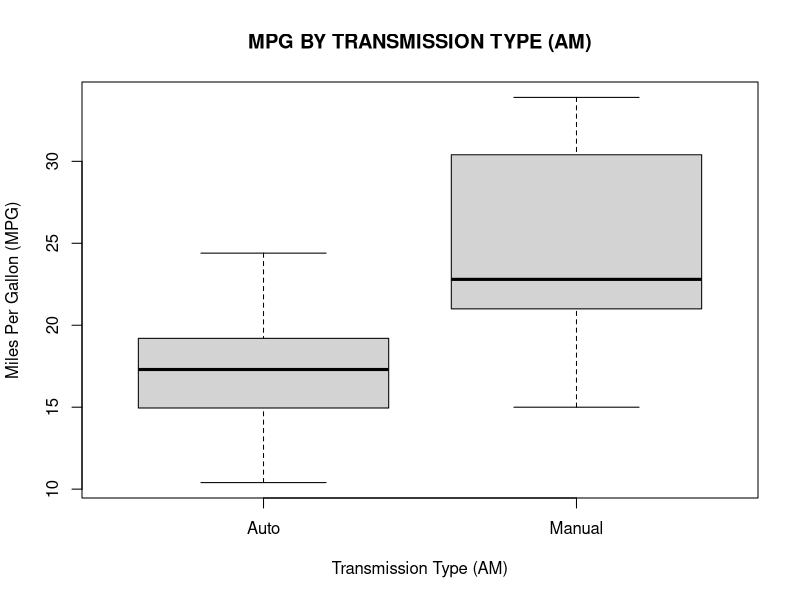
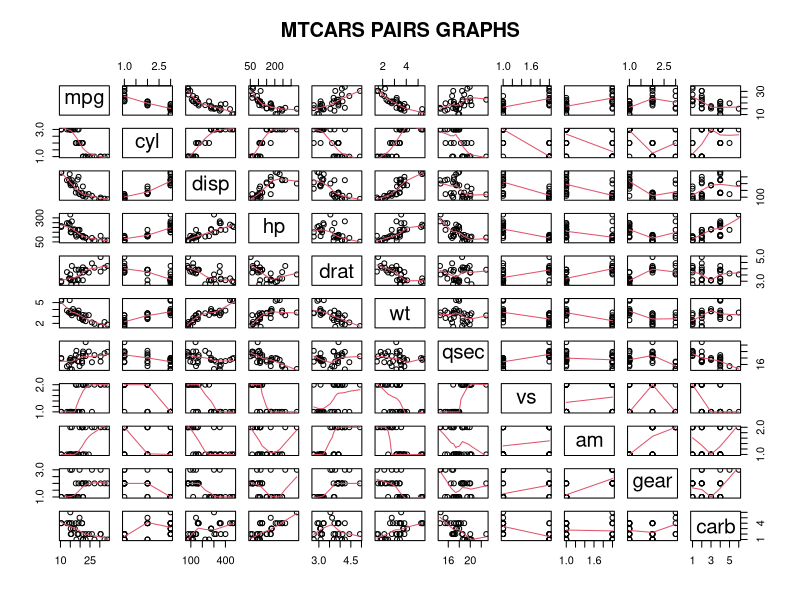
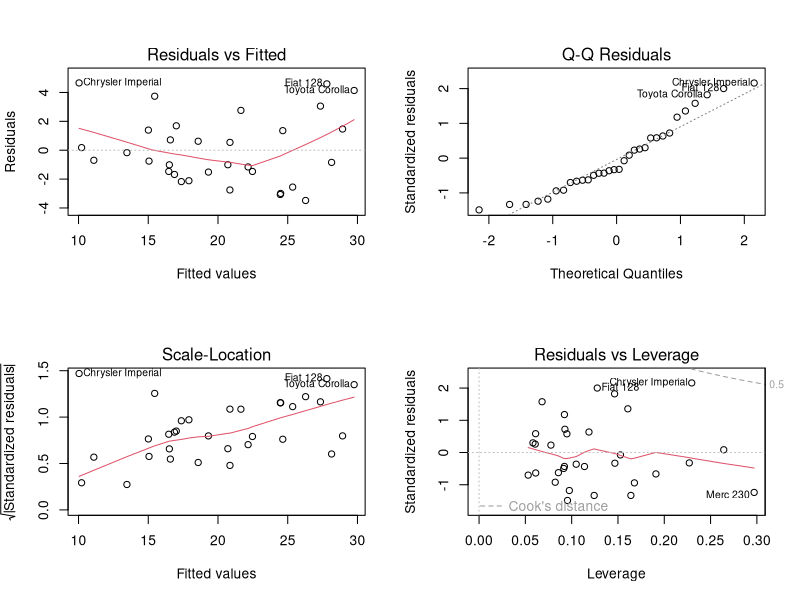

Write R code to recreate these figures, in order.
## ---- chunk 1
knitr::opts_chunk$set(echo = TRUE)
## ---- chunk 2
library(datasets)
data(mtcars)
## ---- chunk 3
mtcars$cyl <- as.factor(mtcars$cyl)
mtcars$vs <- as.factor(mtcars$vs)
mtcars$gear <- as.factor(mtcars$gear)
mtcars$carb <- as.factor(mtcars$carb)
mtcars$am <- as.factor(mtcars$am)
## ---- chunk 4
levels(mtcars$am) <- c("Auto", "Manual")
## ---- chunk 5
dim(mtcars)  ## 32 observations and 11 variables
head(mtcars) ## some observations to better understand mtcars 
str(mtcars) ## variable types after coersion
## ---- chunk 6
## PLEASE, REFERS TO GRAPHIC FIGURE 1 AT APPENDIX
## ---- chunk 7
## PLEASE, REFERS TO GRAPHIC FIGURE 2 AT APPENDIX
## ---- chunk 8
fit1 <- lm(mpg ~ am, mtcars)
summary(fit1)
## ---- chunk 9
fitall <- lm(mpg ~ ., mtcars)
summary(fitall)
## ---- chunk 10
bestFit <- step(fitall,direction="both",trace=FALSE)
summary(bestFit)
## ---- chunk 11
lastModel <- lm(mpg ~ wt + qsec + am, data = mtcars)
summary(lastModel)$coef
## ---- chunk 12
# PLEASE, REFERS TO GRAPPHIC FIGURE 3 AT APPENDIX
## ---- chunk 13
## GRAPHIC FIGURE 1
plot(mpg ~ am, data = mtcars, main = "MPG BY TRANSMISSION TYPE (AM)", xlab = "Transmission Type (AM)", ylab = "Miles Per Gallon (MPG)")
## ---- chunk 14
## GRAPHIC FIGURE 2
pairs(mtcars, panel = panel.smooth, main = "MTCARS PAIRS GRAPHS")
## ---- chunk 15
# GRAPHIC FIGURE 3
par(mfrow = c(2, 2))
plot(lastModel)
